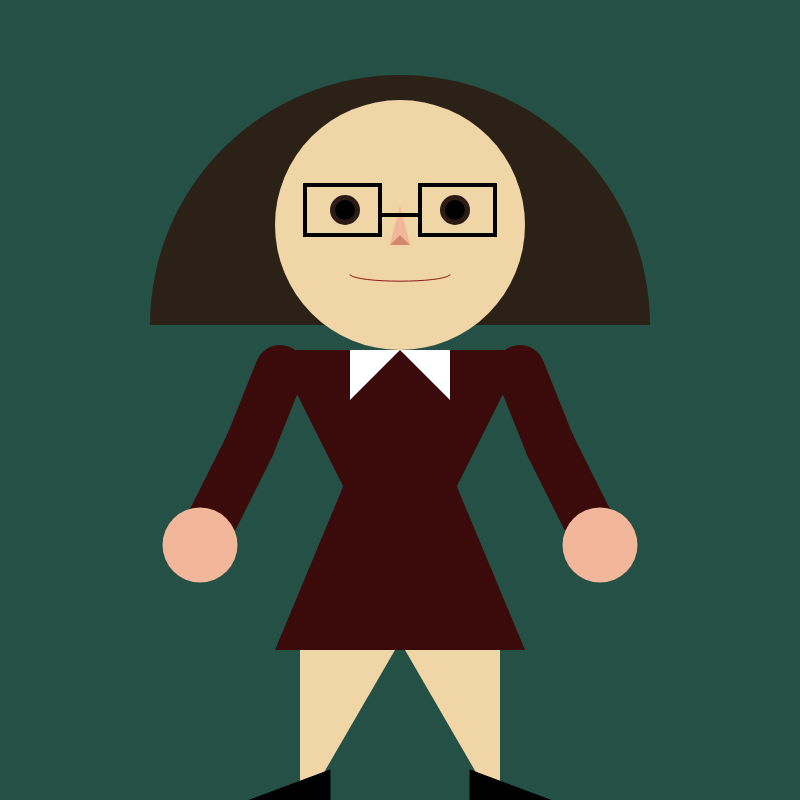
Frame 1 (no input)
Frame 60 (no input): identical to frame 1, image omitted
Frame 120 (the mouse pressed at the canvas centre since frame 60): identical to frame 1, image omitted

The p5.js sketch that drew this single still picture (run headless with seeded random() and noise() and a simulated clock; from frame 60 on, the mouse is pressed at the canvas centre):

// p5.js sketch
// ── sketch.js
function setup() {
    // create a canvas to draw on
    createCanvas( 800, 800 );
}

function draw() {

    // background color
    background( 'rgb(37, 80, 70)' );

    /* ***************************** */
    /* MAIN SANDBOX */
    /* ***************************** */
    push();

    // set the grid center( x:0, y:0 )
    // to canvas center
    translate( 400, 400 );


    /* ***************************** */
    /* ARMS */
    /* ***************************** */
    push();
    translate( 0, -55 );

    // right arm
    rotate( PI );
    stroke( 'rgba(59, 11, 11, 1)' );
    strokeWeight( 50 );
    line( -120, -25, -150, -100 );
    line( -150, -100, -200, -200 );

    // hand
    stroke( 'rgb(242, 183, 154)' );
    strokeWeight( 75 );
    point( -200, -200 );

    // left arm
    scale( -1, 1 );
    stroke( 'rgba(59, 11, 11, 1)' );
    strokeWeight( 50 );
    line( -120, -25, -150, -100 );
    line( -150, -100, -200, -200 );

    // hand
    stroke( 'rgb(242, 183, 154)' );
    strokeWeight( 75 );
    point( -200, -200 );

    pop(); // ARMS END


    /* ***************************** */
    /* BODY */
    /* ***************************** */
    push();
    // dress triangles
    fill( 'rgba(59, 11, 11, 1)' );
    noStroke();
    triangle( -125, -50, 125, -50, 0, 200);
    triangle( -125, 250, 125, 250, 0, -50);
    pop();
    push();
    //add shirt collar
    fill( 'rgb(rgb(255, 255, 255))')
    noStroke();
    triangle( -50, -50, 0, -50, -50, 0 );
    //flip x-axis with scale
    scale( -1, 1 );
    triangle( -50, -50, 0, -50, -50, 0 );


    pop(); // BODY END


    /* ***************************** */
    /* LEGS */
    /* ***************************** */
    push();
    translate( 0, 200 );

    // left leg
    fill( 'rgba(240, 213, 167, 1)' );
    noStroke();
    quad( -100, 50, -5, 50, -150, 300, -100, 300);
    // scale to flip the shape
    scale( -1, 1 );
    quad( -100, 50, -5, 50, -150, 300, -100, 300 );
    pop();
    // LEGS END

    //shoes
    push();
    fill( 'rgb( 0, 0, 0 )')
    triangle( -70, 400, -70, 370, -150, 400);
    scale( -1, 1);
    triangle( -70, 400, -70, 370, -150, 400);
    pop();

    /* ***************************** */
    /* HEAD */
    /* ***************************** */

    //hair
    push();
    fill('rgb(43, 33, 23)');
    noStroke();
    arc(0, -75, 500, 500, PI, 0, CHORD);
    pop();

    //face 
    push();
    translate( 0, -175 );

    fill( 'rgba(240, 213, 167, 1)' );
    noStroke();
    ellipse(0, 0, 250);

    // mouth
    push();
    stroke('rgb(144, 25, 25)');
    noFill();
    curve(0, 0, -50, 50, 50, 50, 0, 0 );
    pop();

    // nose
    push();
    fill( 'rgb(242, 183, 154)' );
    triangle( 0, -20, 10, 20, -10, 20 );
    pop();
    push();
    fill( 'rgb(209, 136, 109)' );
    triangle( 0, 10, 10, 20, -10, 20 );
    pop();

    //glasses
    push();
    noFill();
    stroke( 'rgb(0, 0, 0)');
    strokeWeight(4);
    rect(20, -40, 75, 50);
    scale(-1, 1);
    rect(20, -40, 75, 50);
    line(-20, -10, 20, -10);
    pop();


    // eyes
    // left
    push();
    translate( -60, -40 );

    noFill();
    fill( 'rgb(45, 28, 21)' );
    ellipse( 5, 25, 30 );
    fill( 0 );
    ellipse( 5, 25, 20 );

    pop();

    // right
    push();
    translate( 60, -40 );

    noFill();
    fill( 'rgb(45, 28, 21)' );
    ellipse( -5, 25, 30 );
    fill( 0 );
    ellipse( -5, 25, 20 );

    pop();

    pop(); // HEAD END




    pop();
}
